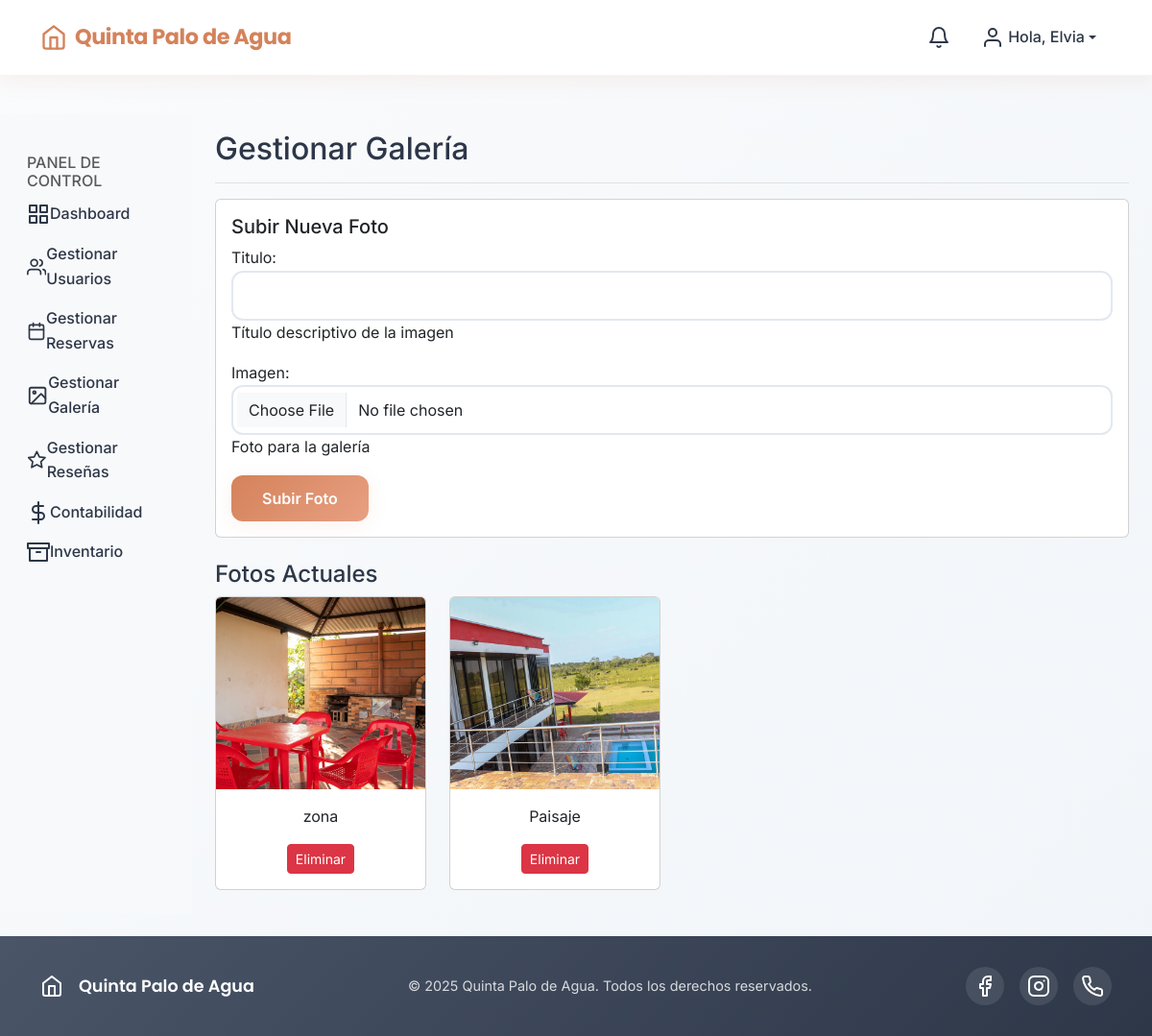
The app's page /galeria/panel-control/ (signed in) with its own data.
### galeria/models.py (models this page shows, shortened)
class Foto(models.Model):
    titulo = models.CharField(max_length=100, help_text="Título descriptivo de la imagen")
    imagen = models.ImageField(upload_to='galeria/', help_text="Foto para la galería")

### galeria/views.py (the view)
# urls.py: path('galeria/', galeria_views.gestionar_galeria_admin, name='gestionar_galeria_admin'),
@login_required
def gestionar_galeria_admin(request):
    if not request.user.is_staff:
        return redirect('index')
    if request.method == 'POST':
        form = FotoForm(request.POST, request.FILES)
        if form.is_valid():
            form.save()
            messages.success(request, 'La foto ha sido subida correctamente.')
            return redirect('gestionar_galeria_admin')
    else:
        form = FotoForm()
    fotos = Foto.objects.all().order_by('-id')
    return render(request, 'panel_admin/admin_gestionar_galeria.html', {'fotos': fotos, 'form': form})

### galeria/forms.py
class FotoForm(forms.ModelForm):
    class Meta:
        model = Foto
        fields = ['titulo', 'imagen']
        widgets = {
            'titulo': forms.TextInput(attrs={'class': 'form-control'}),
            'imagen': forms.FileInput(attrs={'class': 'form-control'}),
        }

### templates/panel_admin/admin_gestionar_galeria.html (shortened to what this page needs)
{% extends 'panel_admin/panel_admin_base.html' %}
{% block panel_content %}
<div class="d-flex justify-content-between flex-wrap flex-md-nowrap align-items-center pt-3 pb-2 mb-3 border-bottom">
    <h1 class="h2">Gestionar Galería</h1>
</div>
<div class="card mb-4">
    <div class="card-body">
        <h5 class="card-title">Subir Nueva Foto</h5>
        <form method="post" enctype="multipart/form-data">
            {{ form.as_p }}
            <button type="submit" class="btn btn-principal">Subir Foto</button>
        </form>
    </div>
</div>
<h2 class="h4">Fotos Actuales</h2>
<div class="row">
    {% for foto in fotos %}
    <div class="col-lg-3 col-md-4 col-sm-6 mb-4">
        <div class="card h-100">
            <img src="{{ foto.imagen.url }}" class="card-img-top" alt="{{ foto.titulo }}" style="height: 200px; object-fit: cover;">
            <div class="card-body text-center d-flex flex-column justify-content-between">
                <p class="card-text">{{ foto.titulo }}</p>
                <form action="{% url 'eliminar_foto_admin' foto.id %}" method="post">
                    <button type="submit" class="btn btn-danger btn-sm">Eliminar</button>
                </form>
            </div>
        </div>
    </div>
    {% empty %}
    <div class="col">
        <p>No hay fotos en la galería.</p>
    </div>
    {% endfor %}
</div>
{% endblock %}

### templates/base.html (shortened to what this page needs)
{% load static %}
<!doctype html>
<html lang="es" class="h-100">
<head>
    <link href="https://cdn.jsdelivr.net/npm/bootstrap@5.3.2/dist/css/bootstrap.min.css" rel="stylesheet">
    <link rel="stylesheet" href="https://unpkg.com/swiper/swiper-bundle.min.css" />
    <link rel="stylesheet" href="https://cdn.jsdelivr.net/npm/@fancyapps/ui@5.0/dist/fancybox/fancybox.css"/>
    <link rel="stylesheet" href="{% static 'css/main.css' %}">
</head>
<body class="d-flex flex-column h-100">
    <nav class="navbar navbar-expand-lg navbar-glass fixed-top">
        <div class="container">
            <a class="navbar-brand" href="{% if user.is_authenticated and not user.is_staff %}{% url 'panel_usuario' %}{% elif user.is_authenticated and user.is_staff %}{% url 'dashboard_admin' %}{% else %}{% url 'index' %}{% endif %}">
                <span data-feather="home" class="brand-icon"></span>
                <span class="brand-text">Quinta Palo de Agua</span>
            </a>
            <div class="collapse navbar-collapse" id="navbarNav">
                {% if user.is_authenticated %}
                    <ul class="navbar-nav ms-auto align-items-center">
                        <li class="nav-item dropdown">
                            <a class="nav-link" href="#" id="notification-bell" role="button" data-bs-toggle="dropdown" aria-expanded="false">
                                <span data-feather="bell"></span>
                            </a>
                        </li>
                        <li class="nav-item dropdown">
                            <a class="nav-link dropdown-toggle user-dropdown" href="#" id="navbarDropdown" role="button" data-bs-toggle="dropdown" aria-expanded="false">
                                <span data-feather="user" class="me-1"></span>
                                Hola, {{ user.username }}
                            </a>
                        </li>
                    </ul>
                {% endif %}
            </div>
        </div>
    </nav>
    <main class="main-content">
        {% block content %}
        {% endblock %}
    </main>
    <footer class="footer mt-auto">
        <div class="container">
            <div class="footer-content">
                <div class="footer-brand">
                    <span data-feather="home" class="me-2"></span>
                    <span>Quinta Palo de Agua</span>
                </div>
                <div class="footer-text">
                    <span class="copyright">© {% now "Y" %} Quinta Palo de Agua. Todos los derechos reservados.</span>
                </div>
                <div class="footer-social">
                    <a href="#" class="social-link"><span data-feather="facebook"></span></a>
                    <a href="#" class="social-link"><span data-feather="instagram"></span></a>
                    <a href="#" class="social-link"><span data-feather="phone"></span></a>
                </div>
            </div>
        </div>
    </footer>
</body>
</html>

### static/css/main.css (style rules this page uses)
:root { --color-principal: #D4825A; --color-principal-light: #E8A082; --color-principal-dark: #B86B47; --color-secundario: #4A5568; --color-terciario: #81C784; --color-fondo: #FAFBFC; --color-fondo-card: #FFFFFF; --color-texto: #2D3748; --color-texto-light: #718096; --color-accent: #F7931E; --color-success: #48BB78; --sombra-suave: 0 4px 20px rgba(212, 130, 90, 0.1); --sombra-hover: 0 8px 30px rgba(212, 130, 90, 0.15); --sombra-card: 0 2px 15px rgba(0, 0, 0, 0.05); --radio-suave: 12px; --radio-grande: 20px; --transicion: all 0.3s cubic-bezier(0.4, 0, 0.2, 1); --transicion-rapida: all 0.2s ease-out; }
* { box-sizing: border-box; }
body { background: linear-gradient(135deg, var(--color-fondo) 0%, #F1F5F9 100%); color: var(--color-texto); font-family: 'Inter', -apple-system, BlinkMacSystemFont, sans-serif; font-weight: 400; line-height: 1.6; padding-top: 80px; }
.navbar-glass { background: rgba(255, 255, 255, 0.95); backdrop-filter: blur(15px); border-bottom: 1px solid rgba(212, 130, 90, 0.1); padding: 1rem 0; transition: var(--transicion); box-shadow: var(--sombra-suave); }
.navbar-brand { font-family: 'Poppins', sans-serif; font-weight: 600; font-size: 1.4rem; color: var(--color-principal) !important; text-decoration: none; display: flex; align-items: center; gap: 0.5rem; transition: var(--transicion); }
.brand-icon { width: 28px; height: 28px; color: var(--color-principal); }
.brand-text { font-weight: 700; letter-spacing: -0.02em; }
.nav-link { color: var(--color-texto) !important; font-weight: 500; padding: 0.5rem 1rem !important; border-radius: var(--radio-suave); transition: var(--transicion); display: flex; align-items: center; }
.btn-principal { background: linear-gradient(135deg, var(--color-principal) 0%, var(--color-principal-light) 100%); border: none; color: white; padding: 0.75rem 2rem; border-radius: var(--radio-suave); font-weight: 600; font-size: 1rem; transition: var(--transicion); box-shadow: var(--sombra-suave); position: relative; overflow: hidden; }
.btn-principal::before { content: ''; position: absolute; top: 0; left: -100%; width: 100%; height: 100%; background: linear-gradient(90deg, transparent, rgba(255,255,255,0.2), transparent); transition: left 0.5s; }
.main-content { flex-grow: 1; padding-top: 1rem; }
.footer { background: linear-gradient(135deg, var(--color-secundario) 0%, #2D3748 100%); color: white; padding: 2rem 0; margin-top: 3rem; }
.footer-content { display: flex; justify-content: space-between; align-items: center; flex-wrap: wrap; gap: 1rem; }
.footer-brand { display: flex; align-items: center; gap: 0.5rem; font-family: 'Poppins', sans-serif; font-weight: 600; font-size: 1.1rem; }
.footer-text .copyright { color: rgba(255, 255, 255, 0.8); font-size: 0.9rem; }
.footer-social { display: flex; gap: 1rem; }
.social-link { display: flex; align-items: center; justify-content: center; width: 40px; height: 40px; background: rgba(255, 255, 255, 0.1); border-radius: 50%; color: white; text-decoration: none; transition: var(--transicion); }
.form-control { border: 2px solid #E2E8F0; border-radius: var(--radio-suave); padding: 0.75rem 1rem; font-size: 1rem; transition: var(--transicion); background-color: var(--color-fondo-card); }

### records on screen
Foto: imagen (picture), titulo "zona"
Foto: imagen (picture), titulo "Paisaje"

### other values on screen
{{ user.username }} "Elvia"
